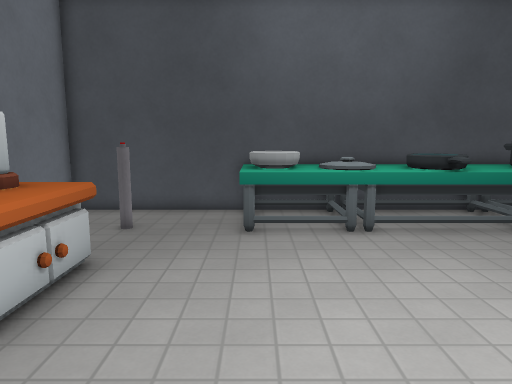
view 1 (above)

16 first-person views from a walk through a Godot game level. The camera is 1.5 m above the floor, tilts 8° down and sees 70° across. The floor is counted in squares, 0.5 m on a side. Each view is taken from the middle of a square. On the plan, view 1 faces up. The plan holds only what a view shows up to about 20 squares ahead; the rest is blank. Some surface patterns are stand-ins.

view 2
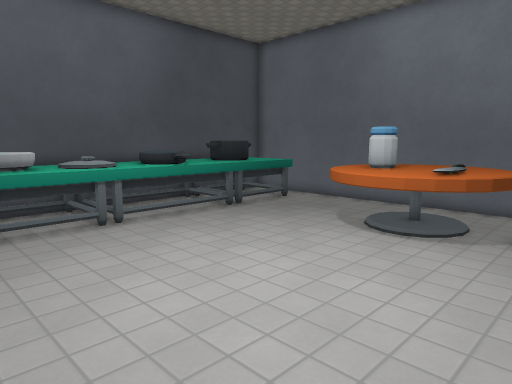

view 3
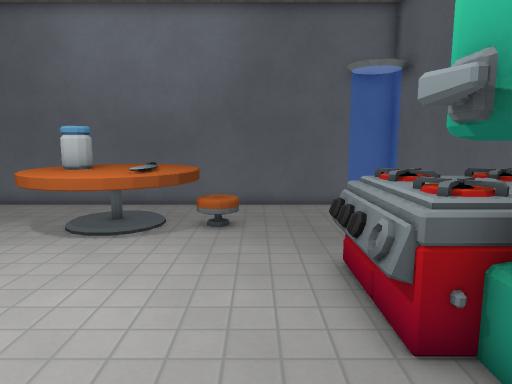

view 4
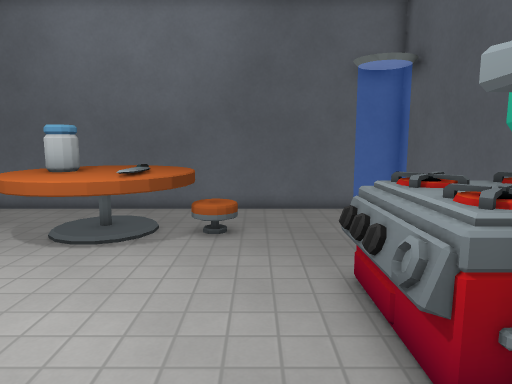

view 5
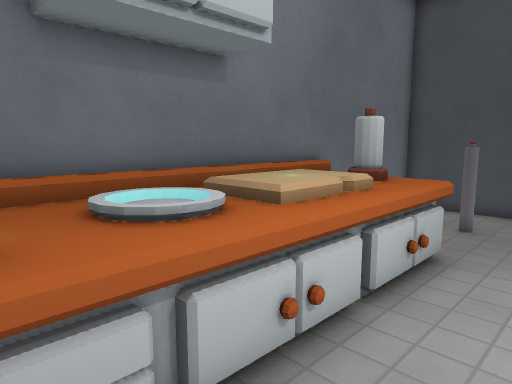

view 6
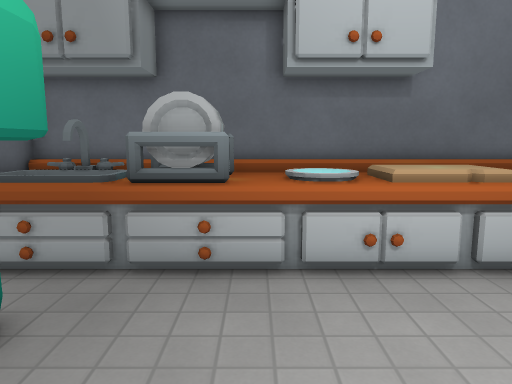

view 7
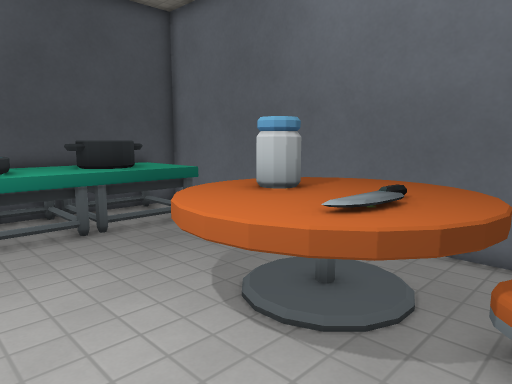

view 8
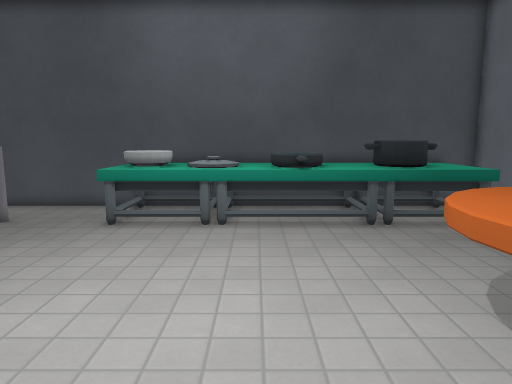

view 9
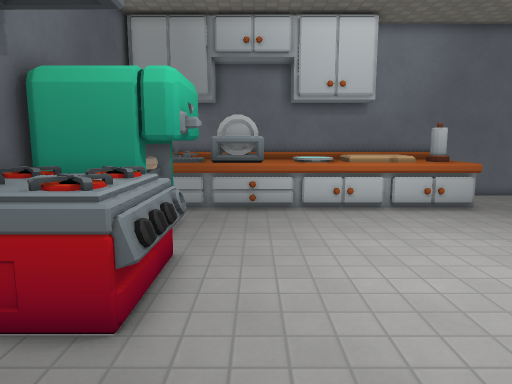

view 10
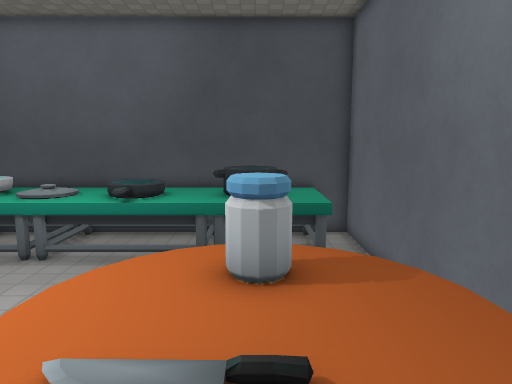

view 11
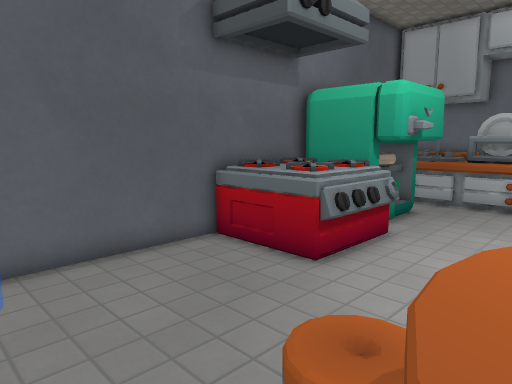

view 12
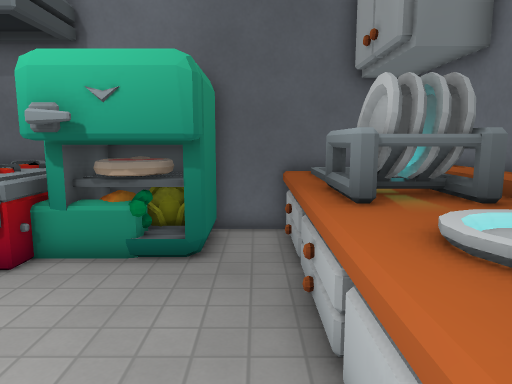

view 13
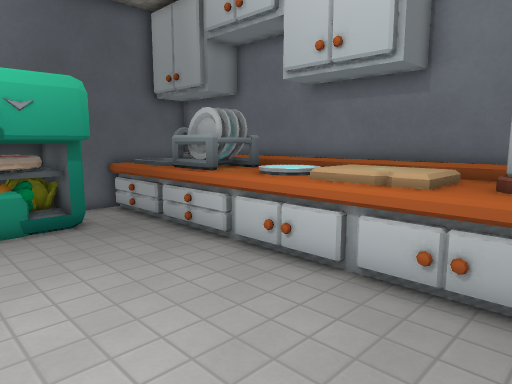

view 14
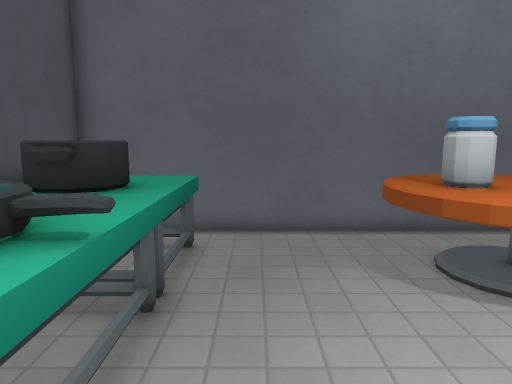

view 15
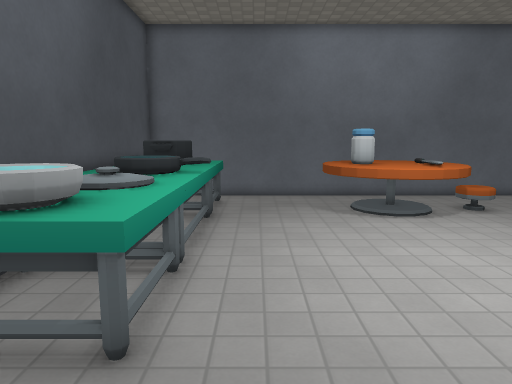

view 16
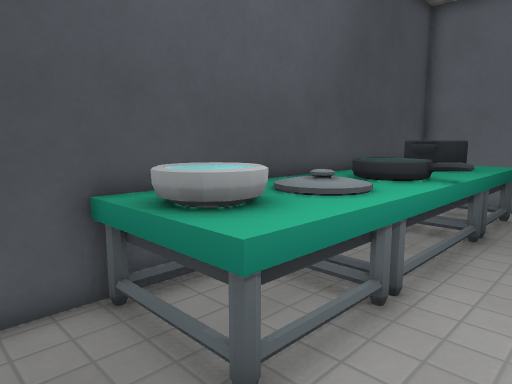

### Floor plan
Key: @ floor where view 1 was taken; # wall or solid block; x gap in a wall; . main floor; : floor 0.5 m higher than the main floor; + floor 1 m higher than the main floor; = window, fence, low wall or low ledge; ^ raised ledge; C cauldron; B button; T table; F fridge; P plate; O other object.
Columns run from 8 left of view 1 to 15 right of it. Each row starts with its distance up from view 1.
 16 ########################
 15 #......xOO^^^^^^^^CC^^ #
 14 # .....=OOOOO^OO^CCC#^.#
 13 # .....=#OOOO^OOO^CCC^.#
 12 #..BB...^^^O^^OO^^^^^^.#
 11 #......................#
 10 # .....................#
  9 # ^^^..................#
  8 # OO^..................#
  7 #^OO^.............TTT..#
  6 #OOO^............TTTTT.#
  5 #OOO^...........TTTTTTT#
  4 #OOO^...........TTTTTTT#
  3 #O#P^...........TTT+TTT#
  2 #PPP^............TT+TT.#
  1 #PPP^.............T:T..#
  0 #^^^^...@..........:...#
 -1 #OOO=..................#
 -2 #OOO^..................#
 -3 #OOO=.FFFFF^====.......#
 -4 ##^^^.FFFFFF^^^=.......#
 -5 ##^^^.FFFFFF^^^^...... #
 -6  #^^^.FFFFF^^^^=...... #
 -7  ######FFF#^^^^#########

Where each view was taken, in squares from view 1:
view 1: 0 up, 0 right, facing up
view 2: 1 down, 2 left, facing up-right
view 3: 1 down, 2 left, facing right
view 4: 1 down, 1 left, facing right
view 5: 1 down, 1 left, facing up-left
view 6: 0 up, 4 right, facing left
view 7: 0 up, 5 right, facing up-right
view 8: 1 down, 5 right, facing up
view 9: 1 down, 12 right, facing left
view 10: 0 up, 11 right, facing up
view 11: 2 up, 14 right, facing down-left
view 12: 5 up, 3 left, facing down
view 13: 9 up, 3 right, facing down-left
view 14: 10 up, 3 right, facing right
view 15: 10 up, 5 left, facing right
view 16: 9 up, 3 left, facing up-right
